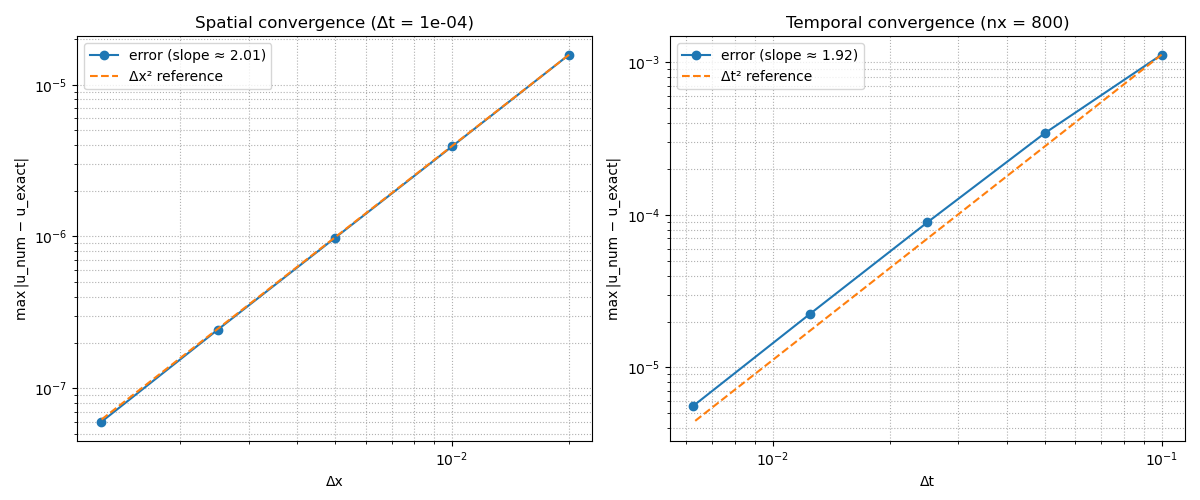

The script that drew this image:
import numpy as np
import matplotlib.pyplot as plt
from solver import time_step_damped_wave

def spatial_convergence(nx_list, dt, T, L, c, alpha):
    """
    Spatial convergence: fix dt small, vary nx, compute error at t=T.
    Returns dx_list, err_list.
    """
    dx_list = []
    err_list = []
    for nx in nx_list:
        x, U_num, U_ex = time_step_damped_wave(L=L, c=c, alpha=alpha,
                                                nx=nx, dt=dt, T=T)
        dx = L / nx
        dx_list.append(dx)
        err_list.append(np.max(np.abs(U_num - U_ex)))
    return np.array(dx_list), np.array(err_list)

def temporal_convergence(dt_list, nx, T, L, c, alpha):
    """
    Temporal convergence: fix nx fine, vary dt, compute error at t=T.
    Returns dt_list, err_list.
    """
    err_list = []
    for dt in dt_list:
        x, U_num, U_ex = time_step_damped_wave(L=L, c=c, alpha=alpha,
                                                nx=nx, dt=dt, T=T)
        err_list.append(np.max(np.abs(U_num - U_ex)))
    return np.array(dt_list), np.array(err_list)

def fit_slope(x, y):
    """Fit log(y)=m log(x)+b to compute slope m."""
    m, b = np.polyfit(np.log(x), np.log(y), 1)
    return m

if __name__ == "__main__":
    # parameters
    L     = 1.0
    c     = 1.0
    alpha = 0.1
    T     = 1.0

    # Spatial study: dt small enough so temporal error ≪ spatial error
    dt_spatial = 1e-4
    nx_list    = np.array([50, 100, 200, 400, 800])
    dx, e_spat = spatial_convergence(nx_list, dt_spatial, T, L, c, alpha)
    m_spat     = fit_slope(dx, e_spat)

    # Temporal study: nx large so spatial error ≪ temporal error
    nx_temp    = 800
    dt_list    = np.array([1e-1, 5e-2, 2.5e-2, 1.25e-2, 6.25e-3])
    dt, e_temp = temporal_convergence(dt_list, nx_temp, T, L, c, alpha)
    m_temp     = fit_slope(dt, e_temp)

    # Plotting
    fig, axes = plt.subplots(1, 2, figsize=(12, 5))

    # Spatial convergence plot
    ax = axes[0]
    ax.loglog(dx, e_spat, 'o-', label=f"error (slope ≈ {m_spat:.2f})")
    # reference slope‑2 line
    ref = e_spat[0] * (dx / dx[0])**2
    ax.loglog(dx, ref, '--', label="Δx² reference")
    ax.set_xlabel("Δx")
    ax.set_ylabel("max |u_num − u_exact|")
    ax.set_title("Spatial convergence (Δt = {:.0e})".format(dt_spatial))
    ax.legend()
    ax.grid(True, which="both", ls=":")

    # Temporal convergence plot
    ax = axes[1]
    ax.loglog(dt, e_temp, 'o-', label=f"error (slope ≈ {m_temp:.2f})")
    # reference slope‑2 line
    ref = e_temp[0] * (dt / dt[0])**2
    ax.loglog(dt, ref, '--', label="Δt² reference")
    ax.set_xlabel("Δt")
    ax.set_ylabel("max |u_num − u_exact|")
    ax.set_title(f"Temporal convergence (nx = {nx_temp})")
    ax.legend()
    ax.grid(True, which="both", ls=":")

    plt.tight_layout()
    plt.show()
